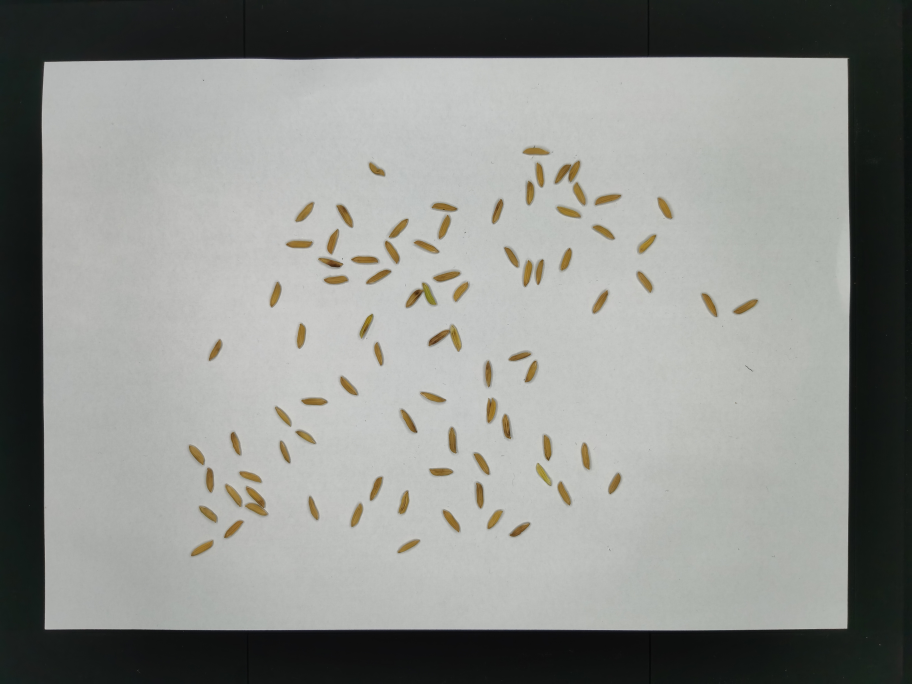
#> input picture data/images/IMG_20211102_095452.jpg, 3648 x 2736 px (shown at 1/4 size); its folder holds only this picture in this run
$ python -i eage_1.py   (imports and definitions only)
#> lines starting #> are read from the running program, lines starting #| are printed output that depends on the picture; after the words box and inside, x2 and y2 are one past the last pixel; in counts of white or black regions, pixels touching at a corner belong together
#> further down, picture is the input picture: shape (2736, 3648, 3); mean B, G, R 139.9, 143.6, 141.7
'''
https://www.icode9.com/content-1-976378.html
new zjf_eage_1
'''
import cv2
import math
import os
import glob
from pathlib import Path
import numpy as np

img_formats = ['bmp', 'jpg', 'jpeg', 'png', 'tif', 'tiff', 'dng', 'webp', 'mpo']

def getContours(img, cThr=[100,100], showCanny=False, minArea=1000, filter=0, draw =False):
    """获取长方形物体的轮廓，以及按照左上 -> 右上 -> 左下 -> 右下顺序排列的轮廓的四个角点"""
#> called with showCanny = False, minArea = 1000, filter = 0, draw = False
    imgGray = cv2.cvtColor(img, cv2.COLOR_BGR2GRAY)
    # imgBlur = cv2.GaussianBlur(imgGray, (5, 5), 3)
    imgBlur = cv2.medianBlur(imgGray, 7)
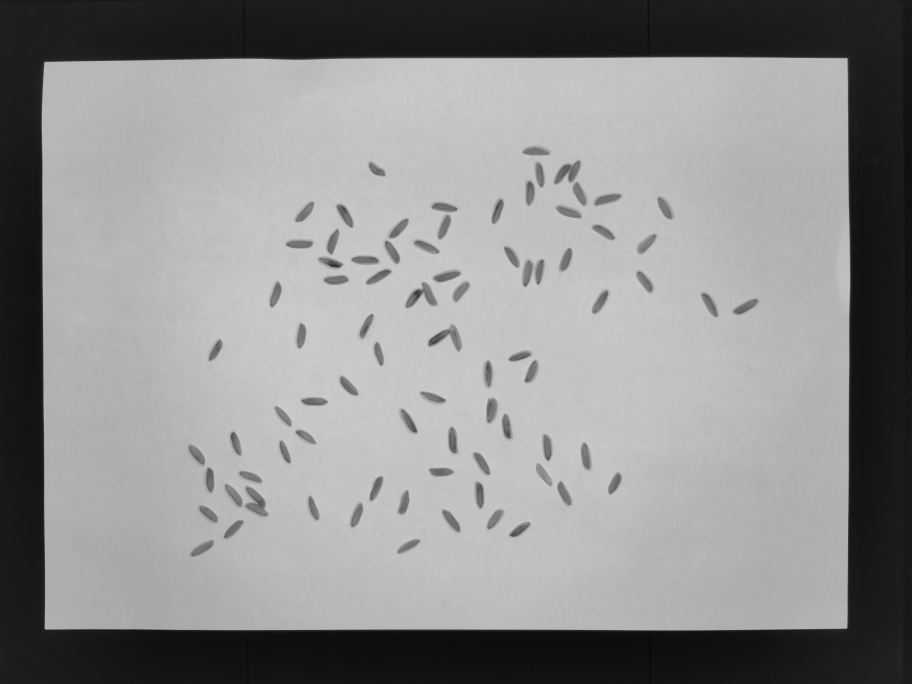
#> imgBlur: shape (2736, 3648) (shown at 1/4 size); min 6, max 204, mean 142.7

    # 转化为二值图像
    ret, binary = cv2.threshold(imgBlur, 120, 255, cv2.THRESH_BINARY)
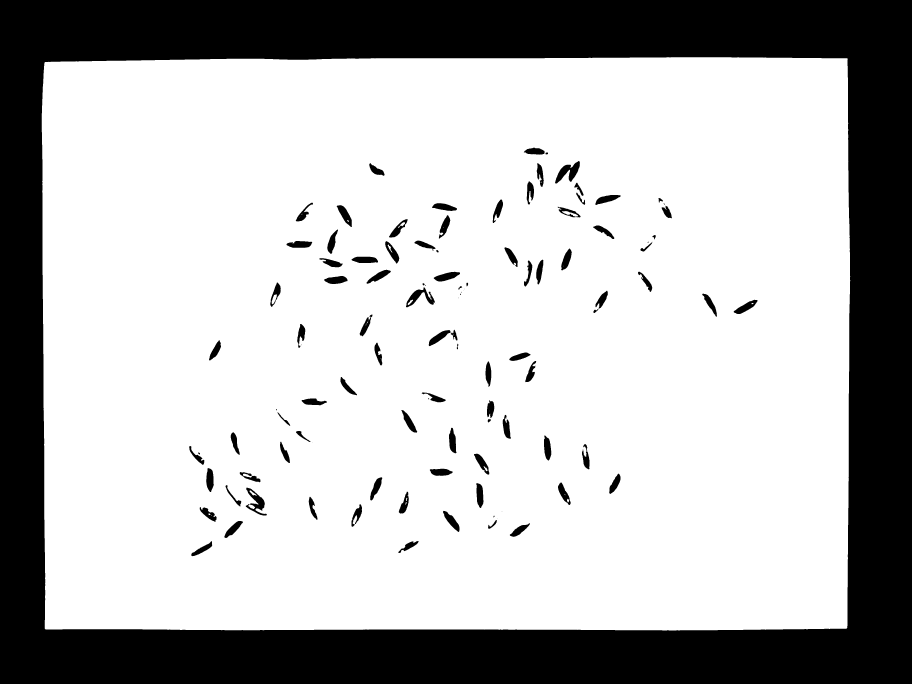
#> binary: shape (2736, 3648) (shown at 1/4 size); 72.4% white; 114 black regions (21 under 20 px), largest, box (x1, y1, x2, y2) and area: (0, 0, 3648, 2736) 2624424, (2220, 644, 2320, 734) 3941, (983, 1950, 1067, 2062) 3387
    imgCanny = cv2.Canny(binary, cThr[0], cThr[1])
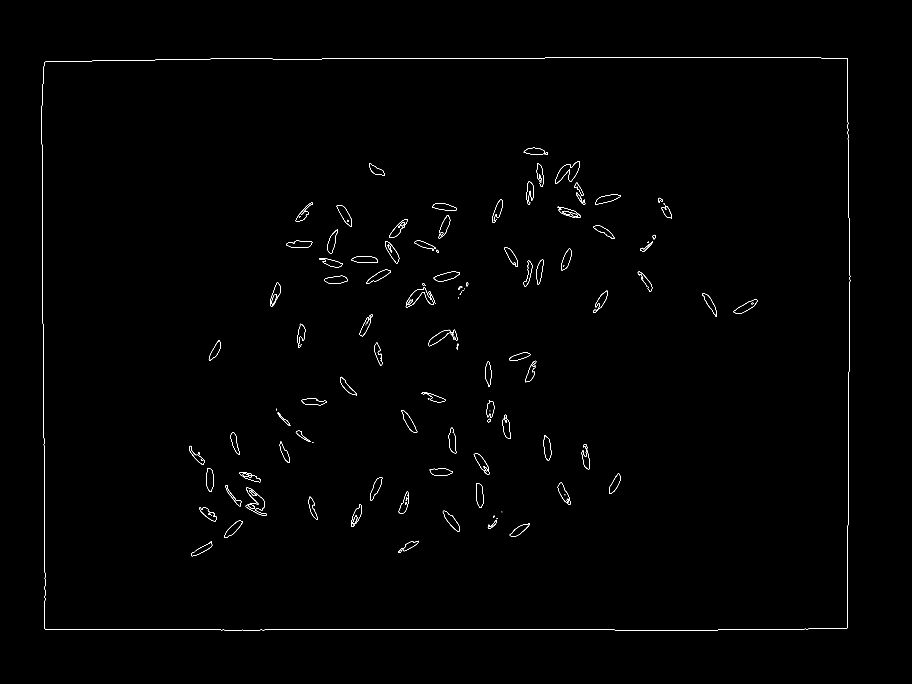
#> imgCanny: shape (2736, 3648) (shown at 1/4 size); 0.31% white in thin lines or dots, all inside (x1, y1, x2, y2) = (166, 228, 3401, 2522)
    kernel = np.ones((5, 5))
    imgDial = cv2.dilate(imgCanny, kernel, iterations=3)  # 膨胀
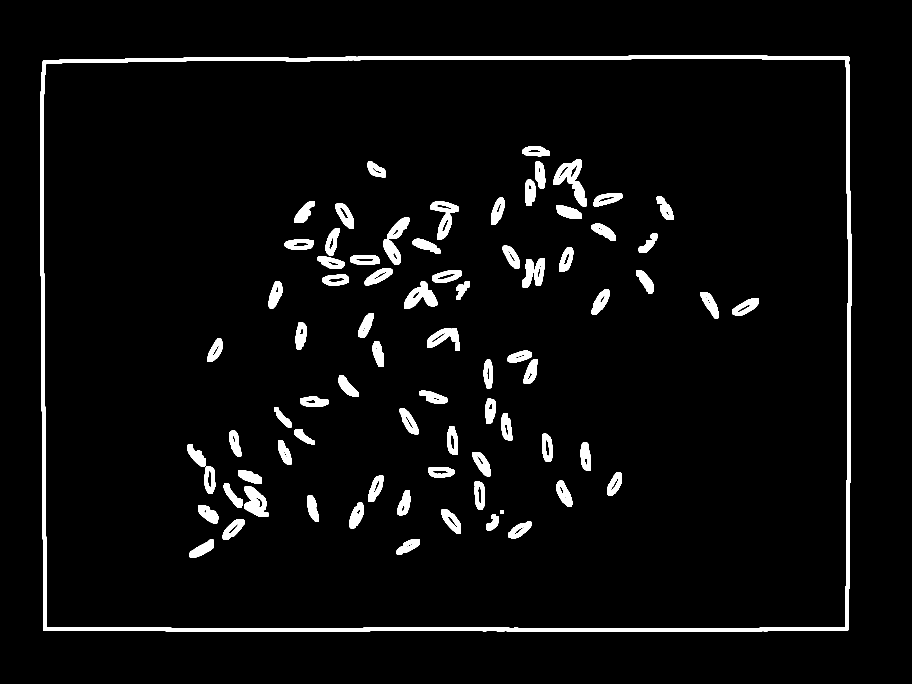
#> imgDial: shape (2736, 3648) (shown at 1/4 size); 4.2% white; 82 white regions, largest, box (x1, y1, x2, y2) and area: (160, 222, 3407, 2528) 144507, (976, 1944, 1073, 2068) 7098, (1617, 1126, 1749, 1235) 7063
    imgThre = cv2.erode(imgDial, kernel, iterations=2)  # 腐蚀
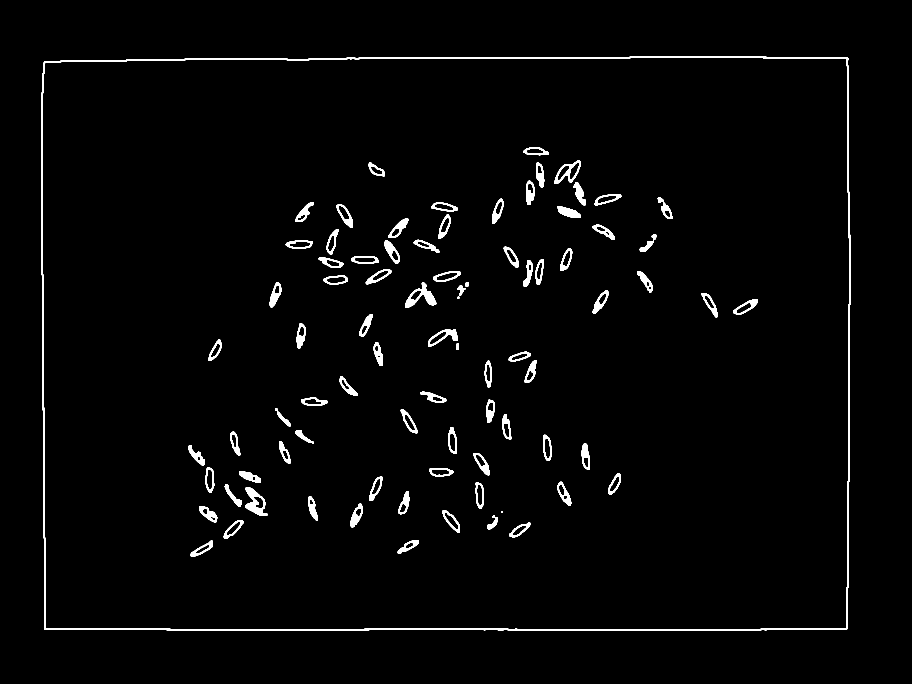
#> imgThre: shape (2736, 3648) (shown at 1/4 size); 1.9% white; 84 white regions

    # [5 lines of commented-out code are left out]

    if showCanny:
        cv2.imshow('Canny', imgThre)
    contours, hiearchy = cv2.findContours(imgThre, cv2.RETR_EXTERNAL, cv2.CHAIN_APPROX_SIMPLE)
#> contours = 1 contour; box (x1, y1, x2, y2) and area: (164, 226, 3403, 2524) 7378904; hiearchy = [[-1, -1, -1, -1]]
    finalCountours = []
    for i in contours:
        area = cv2.contourArea(i)
        if area > minArea:
            peri = cv2.arcLength(i,True)  # 获取轮廓参数
            approx = cv2.approxPolyDP(i, 0.02*peri, True)  # 获取轮廓的四个角点
            bbox = cv2.boundingRect(approx)  # 给物体添加 bounding box
            if filter > 0:
                if len(approx) == filter:
                    finalCountours.append([len(approx), area, approx, bbox, i])
            else:
                finalCountours.append([len(approx), area, approx, bbox, i])
#> this loop made 1 pass
#> (area, peri, approx, bbox) on pass 1: (7378903.5, 11037.7, [[3392, 232], [177, 246], [177, 2517], [3388, 2516]], (177, 232, 3216, 2286))
#> after the loop, finalCountours = 1 item
    finalCountours = sorted(finalCountours, key=lambda x: x[1], reverse=True)  # 将四个角点按照左上 -> 右上 -> 左下 -> 右下顺序排列
    if draw:  # 画出轮廓
        for con in finalCountours:
            cv2.drawContours(img, con[4], -1, (0, 0, 255), 3)

    return img, finalCountours

# [12 lines left out: function reorder, not called in this run]
def findDis(pts1, pts2):
    """推算A4纸上的长方形物体的长和宽"""
    return ((pts2[0] - pts1[0])**2 + (pts2[1] - pts1[1])**2)**0.5

# [36 lines left out: function count_pixel, not called in this run]


# [9 lines not run here, left out]

>>> import cv2
>>> picture = cv2.imread('../data/images/IMG_20211102_095452.jpg')
>>> result = getContours(picture)

$ run again, on data/images/IMG_20211102_095659.jpg
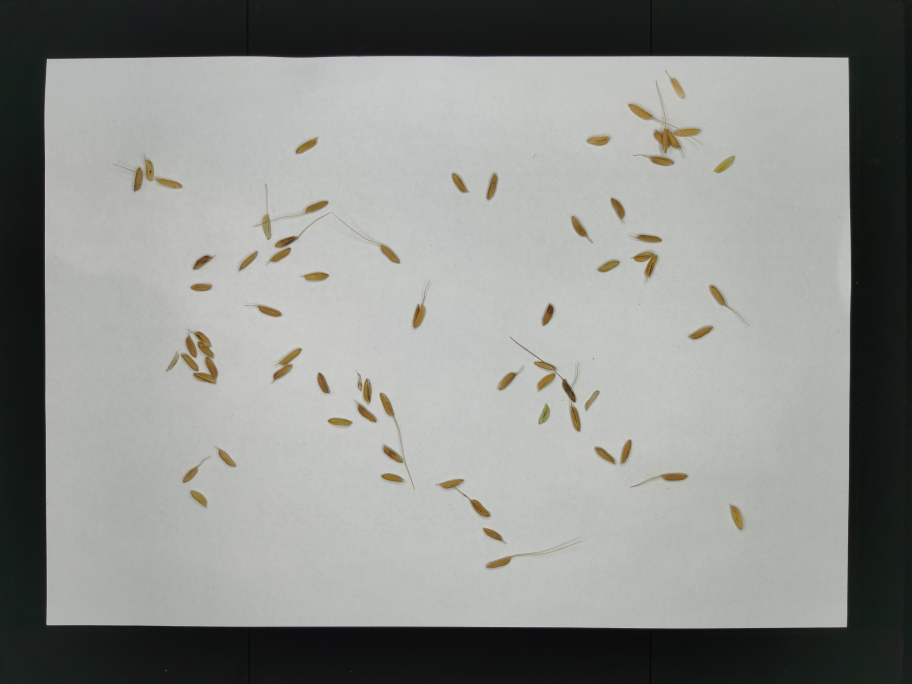
#> input picture data/images/IMG_20211102_095659.jpg, 3648 x 2736 px (shown at 1/4 size)
#> picture is the input picture: shape (2736, 3648, 3); mean B, G, R 139.6, 143.1, 141.3
#> in getContours, `ret, binary = cv2.threshold(imgBlur, 120, 255, cv2.THRESH_BINARY)`:
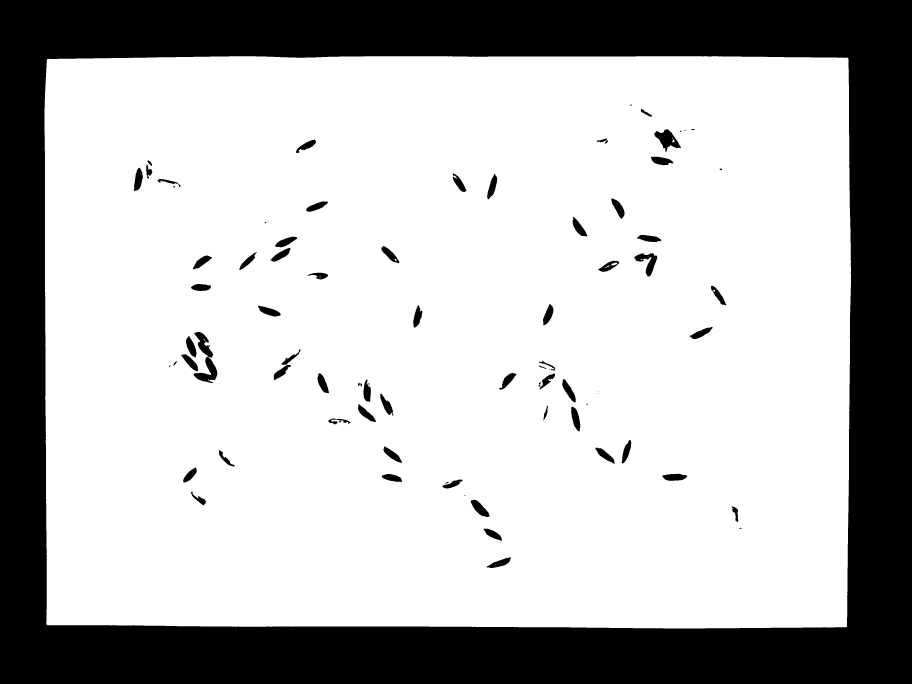
#> binary: shape (2736, 3648) (shown at 1/4 size); 72.4% white; 87 black regions (10 under 20 px), largest, box (x1, y1, x2, y2) and area: (0, 0, 3648, 2736) 2651645, (774, 1328, 869, 1532) 7543, (2617, 517, 2723, 609) 4501
#> imgCanny: shape (2736, 3648); 0.25% white in thin lines or dots, all inside (x1, y1, x2, y2) = (177, 224, 3404, 2514)
#> imgDial: shape (2736, 3648); 3.4% white; 63 white regions, largest, box (x1, y1, x2, y2) and area: (171, 218, 3410, 2520) 144250, (719, 1321, 875, 1539) 17313, (1075, 940, 1195, 1053) 6527
#> in getContours, `imgThre = cv2.erode(imgDial, kernel, iterations=2)`:
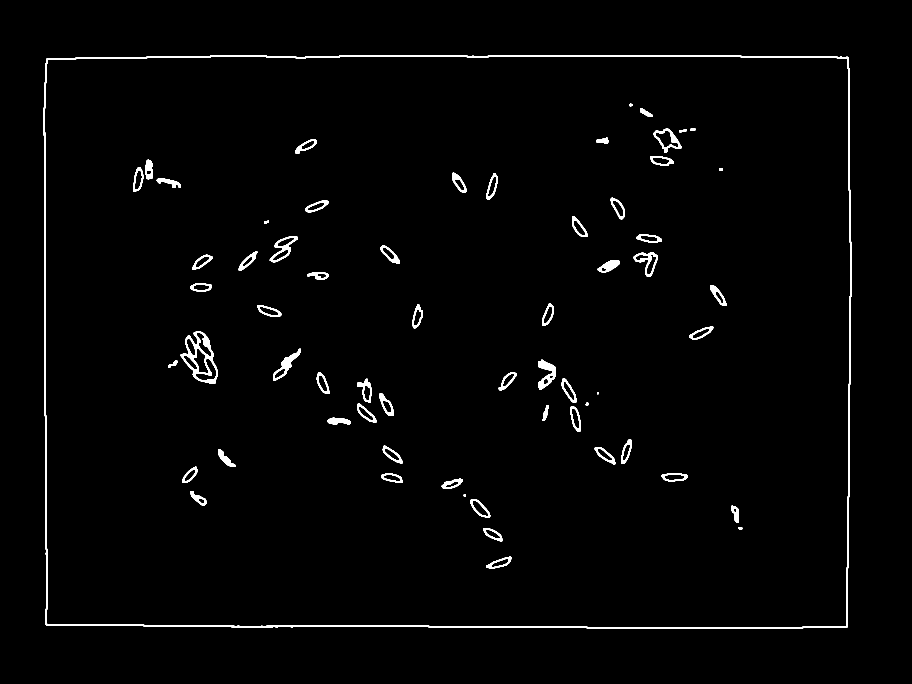
#> imgThre: shape (2736, 3648) (shown at 1/4 size); 1.4% white; 63 white regions
#> contours = 1 contour; box (x1, y1, x2, y2) and area: (175, 222, 3406, 2516) 7351634; hiearchy = [[-1, -1, -1, -1]]
#> the loop in getContours, `for i in contours:` made 1 pass
#> (area, peri, approx, bbox) on pass 1: (7351634, 11013.2, [[186, 235], [185, 2501], [3389, 2508], [3392, 228]], (185, 228, 3208, 2281))
#> after the loop in getContours, `for i in contours:`: finalCountours = 1 item

$ run again, on data/images/IMG_20211102_100104.jpg
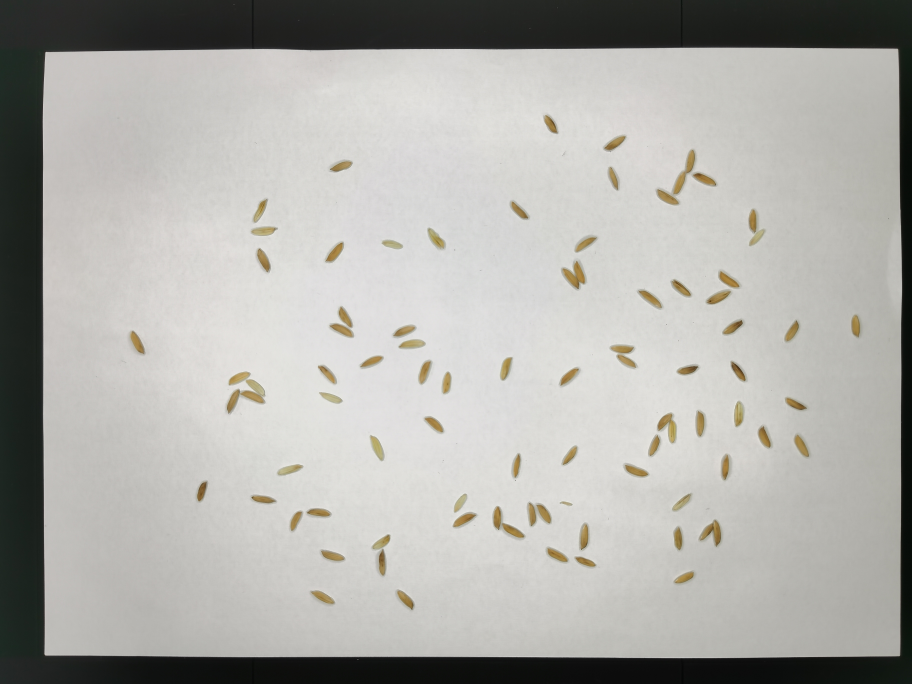
#> input picture data/images/IMG_20211102_100104.jpg, 3648 x 2736 px (shown at 1/4 size)
#> picture is the input picture: shape (2736, 3648, 3); mean B, G, R 169.4, 173.9, 174.7
#> in getContours, `ret, binary = cv2.threshold(imgBlur, 120, 255, cv2.THRESH_BINARY)`:
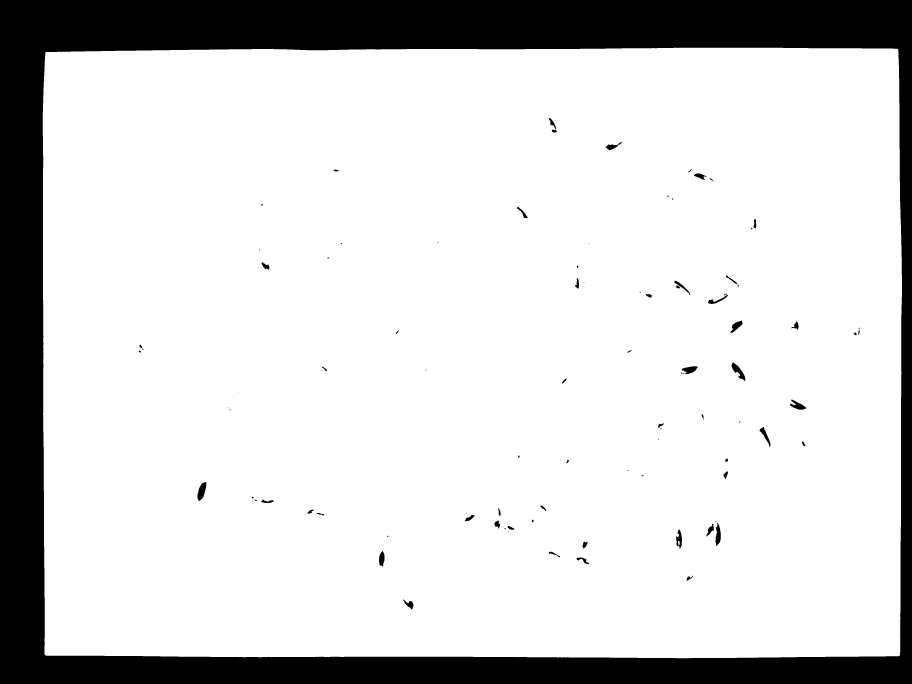
#> binary: shape (2736, 3648) (shown at 1/4 size); 83.3% white; 96 black regions (25 under 20 px), largest, box (x1, y1, x2, y2) and area: (0, 0, 3648, 2736) 1646473, (790, 1928, 826, 2004) 1632, (2926, 1450, 2982, 1523) 1539
#> imgCanny: shape (2736, 3648); 0.18% white in thin lines or dots, all inside (x1, y1, x2, y2) = (170, 190, 3608, 2633)
#> imgDial: shape (2736, 3648); 2.4% white; 69 white regions, largest, box (x1, y1, x2, y2) and area: (164, 184, 3614, 2639) 153532, (2818, 2078, 2889, 2189) 4692, (2919, 1444, 2988, 1529) 3272
#> in getContours, `imgThre = cv2.erode(imgDial, kernel, iterations=2)`:
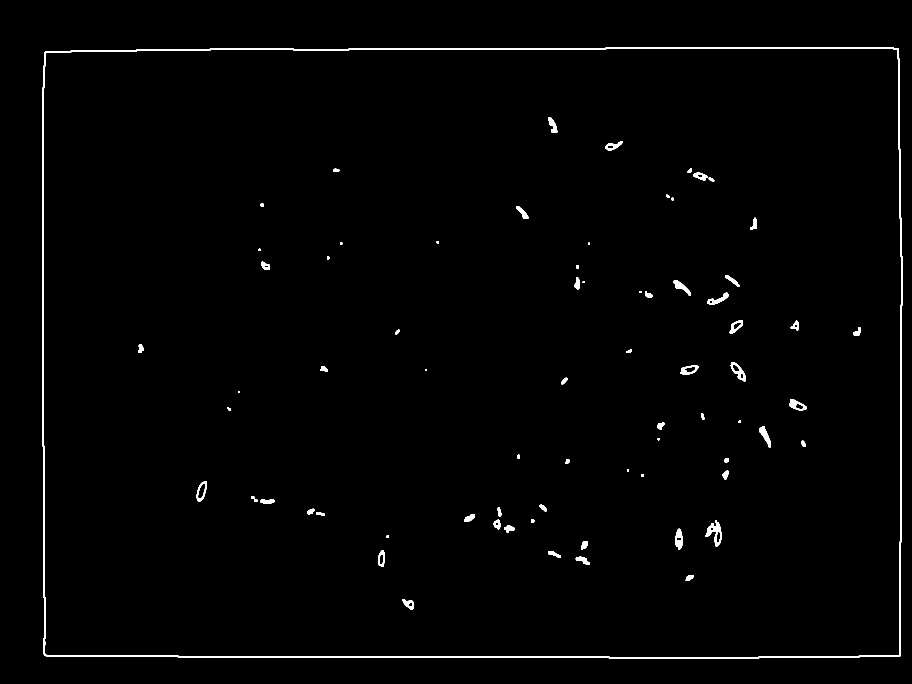
#> imgThre: shape (2736, 3648) (shown at 1/4 size); 0.98% white; 72 white regions
#> contours = 1 contour; box (x1, y1, x2, y2) and area: (168, 188, 3610, 2635) 8358206; hiearchy = [[-1, -1, -1, -1]]
#> the loop in getContours, `for i in contours:` made 1 pass
#> (area, peri, approx, bbox) on pass 1: (8358206.5, 11736.9, [[3593, 194], [181, 206], [177, 2621], [3600, 2625]], (177, 194, 3424, 2432))
#> after the loop in getContours, `for i in contours:`: finalCountours = 1 item
